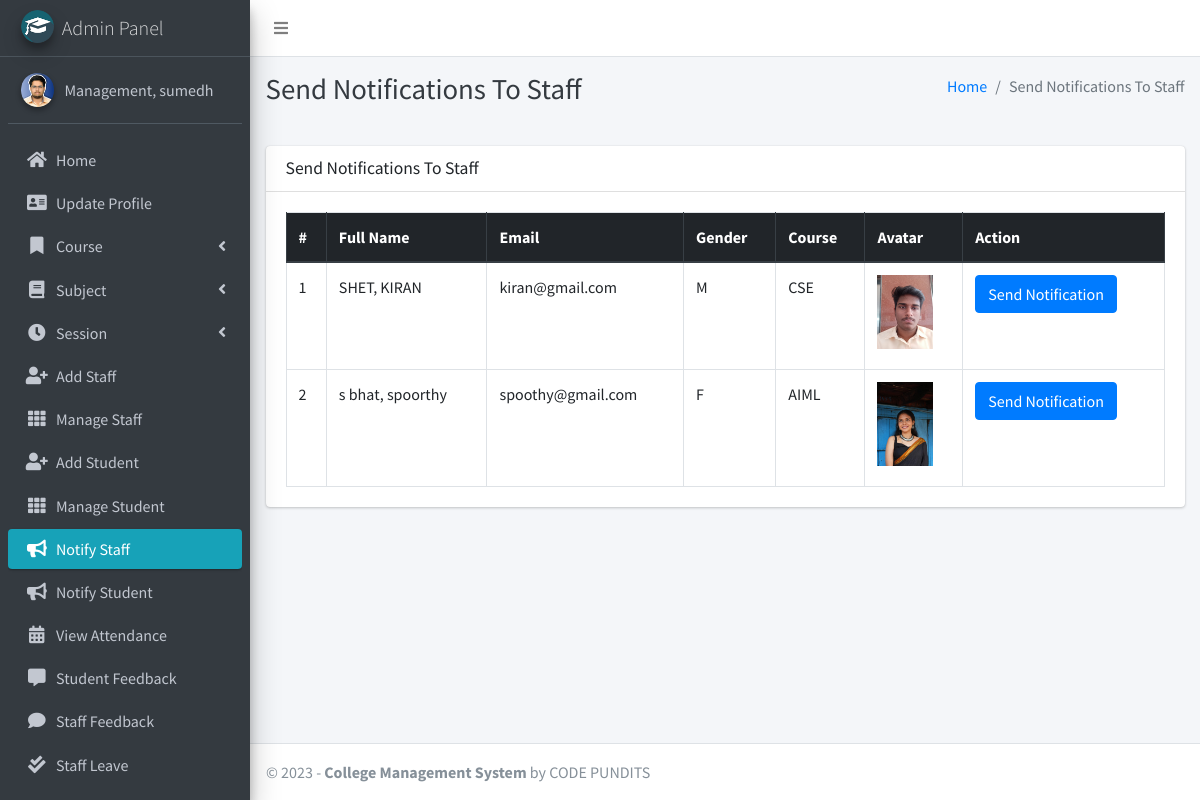
The page /admin_notify_staff (signed in) on the database its author committed.
### main_app/models.py (models this page shows, shortened)
class CustomUser(AbstractUser):
    USER_TYPE = ((1, "HOD"), (2, "Staff"), (3, "Student"))
    GENDER = [("M", "Male"), ("F", "Female")]
    username = None  # Removed username, using email instead
    email = models.EmailField(unique=True)
    user_type = models.CharField(default=1, choices=USER_TYPE, max_length=1)
    gender = models.CharField(max_length=1, choices=GENDER)
    profile_pic = models.ImageField()
    address = models.TextField()
    fcm_token = models.TextField(default="")  # For firebase notifications
    created_at = models.DateTimeField(auto_now_add=True)
    updated_at = models.DateTimeField(auto_now=True)
    USERNAME_FIELD = "email"
    REQUIRED_FIELDS = []
    objects = CustomUserManager()
    def __str__(self):
        return self.last_name + ", " + self.first_name

class Staff(models.Model):
    course = models.ForeignKey(Course, on_delete=models.DO_NOTHING, null=True, blank=False)
    admin = models.OneToOneField(CustomUser, on_delete=models.CASCADE)

class Course(models.Model):
    name = models.CharField(max_length=120)
    created_at = models.DateTimeField(auto_now_add=True)
    updated_at = models.DateTimeField(auto_now=True)

### main_app/hod_views.py (the view)
# urls.py: path("admin_notify_staff", hod_views.admin_notify_staff,
def admin_notify_staff(request):
    staff = CustomUser.objects.filter(user_type=2)
    context = {
        'page_title': "Send Notifications To Staff",
        'allStaff': staff
    }
    return render(request, "hod_template/staff_notification.html", context)

### main_app/templates/hod_template/staff_notification.html (shortened to what this page needs)
{% extends 'main_app/base.html' %}
{% load static %}
{% block page_title %}{{page_title}}{% endblock page_title %}
{% block content %}
<section class="content">
    <div class="container-fluid">
        <div class="row">
            <div class="col-md-12">
                <div class="card">
                    <div class="card-header">
                        <h3 class="card-title">{{page_title}}</h3>
                    </div>
                    <div class="card-body">
                        <table id="example2" class="table table-bordered table-hover">
                            <thead class="thead-dark">
                                <tr>
                                    <th>#</th>
                                    <th>Full Name</th>
                                    <th>Email</th>
                                    <th>Gender</th>
                                    <th>Course</th>
                                    <th>Avatar</th>
                                    <th>Action</th>
                                </tr>
                            </thead>
                            <tbody>
                                {% for staff in allStaff %}
                                <tr>
                                    <td>{{ forloop.counter }}</td>
                                    <td>{{staff.last_name}}, {{staff.first_name}}</td>
                                    <td>{{staff.email}}</td>
                                    <td>{{staff.gender}}</td>
                                    <td>{{staff.staff.course.name}}</td>
                                    <td>
                                        {% if staff.profile_pic == ""  %}
                                        No Image
                                        {% else %}
                                        <img class="img img-fluid mb-2" height="56" width="56"
                                            src="{{staff.profile_pic}}" alt="">
                                        {% endif %}
                                    </td>
                                    <td><button data-toggle = "modal" data-target = "#myModal"class="btn btn-primary show_notification" value="{{staff.id}}">Send Notification</button>
                                    </td>
                                </tr>
                                {% endfor %}
                            </tbody>
                        </table>
                    </div>
                </div>
            </div>
        </div>
    </div>
</section>
{% endblock content %}

### main_app/templates/main_app/base.html (shortened to what this page needs)
{% load static %}
<!DOCTYPE html>
<html>
<head>
    <link rel="stylesheet" href="{% static 'plugins/fontawesome-free/css/all.min.css'%} ">
    <link rel="stylesheet" href="https://code.ionicframework.com/ionicons/2.0.1/css/ionicons.min.css">
    <link rel="stylesheet"
        href="{% static 'plugins/tempusdominus-bootstrap-4/css/tempusdominus-bootstrap-4.min.css'%} ">
    <link rel="stylesheet" href="{% static 'plugins/icheck-bootstrap/icheck-bootstrap.min.css'%} ">
    <link rel="stylesheet" href="{% static 'dist/css/adminlte.min.css'%} ">
    <link rel="stylesheet" href="{% static 'plugins/overlayScrollbars/css/OverlayScrollbars.min.css'%} ">
    <link rel="stylesheet" href="{% static 'plugins/daterangepicker/daterangepicker.css'%} ">
</head>
<body class="hold-transition sidebar-mini layout-fixed">
    <div class="wrapper">
        <nav class="main-header navbar navbar-expand navbar-white navbar-light">
            <ul class="navbar-nav">
                <li class="nav-item">
                    <a class="nav-link" data-widget="pushmenu" href="#"><i class="fas fa-bars"></i></a>
                </li>
            </ul>
        </nav>
        {% include "main_app/sidebar_template.html" with user=user %}
        <div class="content-wrapper">
            <div class="content-header">
                <div class="container-fluid">
                    <div class="row mb-2">
                        <div class="col-sm-6">
                            <h1 class="m-0 text-dark">{% block page_title %}{% endblock page_title %}</h1>
                        </div>
                        <div class="col-sm-6">
                            <ol class="breadcrumb float-sm-right">
                                <li class="breadcrumb-item"><a href="#">Home</a></li>
                                <li class="breadcrumb-item active">{{ page_title }}</li>
                            </ol>
                        </div>
                    </div>
                </div>
            </div>
<section class="content">
    <div class="container-fluid">
        <div class="row">
            <div class="col-md-12">
            </div></div></div></section>
            {% block content %}
            {% endblock content %}
        </div>
        {% include "main_app/footer.html" %}
    </div>
</body>
</html>

### main_app/templates/main_app/sidebar_template.html (shortened to what this page needs)
{% load static %}
<aside class="main-sidebar sidebar-dark-info elevation-4">
    {% if request.user.user_type == '1' %}
    <a href="{% url 'admin_home' %}" class="brand-link">
        <img src="{% static 'dist/img/cmsl.png' %} " alt="AdminLTE Logo"
            class="brand-image img-circle elevation-3" >
        <span class="brand-text font-weight-light">Admin Panel</span>
    </a>
    <div class="sidebar">
        <div class="user-panel mt-3 pb-3 mb-3 d-flex">
            <div class="image">
                <img src="{{ request.user.profile_pic}}" class="img-circle elevation-2" alt="User Image">
            </div>
            <div class="info">
                <a href="#" class="d-block">{{user}}</a>
            </div>
        </div>
        <nav class="mt-2">
            <ul class="nav nav-pills nav-sidebar flex-column" data-widget="treeview" role="menu" data-accordion="false">
                <li class="nav-item">
                    {% url 'admin_home' as admin_home %}
                    <a href="{{admin_home}}" class="nav-link {% if admin_home == request.path %} active {% endif %}">
                        <i class="nav-icon fas fa-home"></i>
                        <p>
                            Home
                        </p>
                    </a>
                </li>
                <li class="nav-item">
                    {% url 'admin_view_profile' as admin_view_profile %}
                    <a href="{{admin_view_profile}}"
                        class="nav-link {% if admin_view_profile == request.path %} active {% endif %}">
                        <i class="nav-icon fas fa-address-card"></i>
                        <p>
                            Update Profile
                        </p>
                    </a>
                </li>
                <li class="nav-item has-treeview">
                    <a href="#" class="nav-link">
                        <i class="nav-icon fas fa-bookmark"></i>
                        <p>
                            Course
                            <i class="fas fa-angle-left right"></i>
                        </p>
                    </a>
                </li>
                <li class="nav-item has-treeview">
                    <a href="#" class="nav-link">
                        <i class="nav-icon fas fa-book"></i>
                        <p>
                            Subject
                            <i class="fas fa-angle-left right"></i>
                        </p>
                    </a>
                </li>
                <li class="nav-item has-treeview">
                    <a href="#" class="nav-link">
                        <i class="nav-icon fas fa-clock"></i>
                        <p>
                            Session
                            <i class="fas fa-angle-left right"></i>
                        </p>
                    </a>
                </li>
                <li class="nav-item">
                    {% url 'add_staff' as add_staff %}
                    <a href="{{add_staff}}" class="nav-link {% if add_staff == request.path %} active {% endif %}">
                        <i class="nav-icon fas fa-user-plus"></i>
                        <p>
                            Add Staff
                        </p>
                    </a>
                </li>
                <li class="nav-item">
                    {% url 'manage_staff' as manage_staff %}
                    {% url 'edit_staff' staff_id as edit_staff %}
                    <a href="{{manage_staff}}"
                        class="nav-link {% if manage_staff == request.path or request.path == edit_staff %} active {% endif %}">
                        <i class="nav-icon fas fa-th"></i>
                        <p>
                            Manage Staff
                        </p>
                    </a>
                </li>
                <li class="nav-item">
                    {% url 'add_student' as add_student%}
                    <a href="{{add_student}}" class="nav-link  {% if add_student == request.path %} active {% endif %}">
                        <i class="nav-icon fas fa-user-plus"></i>
                        <p>
                            Add Student
                        </p>
                    </a>
                </li>
                <li class="nav-item">
                    {% url 'manage_student' as manage_student %}
                    {% url 'edit_student' student_id as edit_student %}
                    <a href="{{manage_student}}"
                        class="nav-link  {% if edit_student == request.path or manage_student == request.path %} active {% endif %}">
                        <i class="nav-icon fas fa-th"></i>
                        <p>
                            Manage Student
                        </p>
                    </a>
                </li>
                <li class="nav-item">
                    {% url 'admin_notify_staff' as admin_notify_staff %}
                    <a href="{{admin_notify_staff}}"
                        class="nav-link {% if admin_notify_staff == request.path %} active {% endif %}">
                        <i class="nav-icon fas fa-bullhorn"></i>
                        <p>
                            Notify Staff
                        </p>
                    </a>
                </li>
                <li class="nav-item">
                    {% url 'admin_notify_student' as admin_notify_student %}
                    <a href="{{admin_notify_student}}"
                        class="nav-link {% if admin_notify_student == request.path %} active {% endif %}">
                        <i class="nav-icon fas fa-bullhorn"></i>
                        <p>
                            Notify Student
                        </p>
                    </a>
                </li>
                <li class="nav-item">
                    {% url 'admin_view_attendance' as admin_view_attendance %}
                <li class="nav-item">
                    <a href="{{admin_view_attendance}}"
                        class="nav-link  {% if admin_view_attendance == request.path %} active {% endif %}">
                        <i class="nav-icon fas fa-calendar-alt"></i>
                        <p>
                            View Attendance
                        </p>
                    </a>
                </li>
                <li class="nav-item">
                    {% url 'student_feedback_message' as student_feedback_message %}
                    <a href="{{ student_feedback_message }}"
                        class="nav-link  {% if student_feedback_message == request.path %} active {% endif %}">
                        <i class="nav-icon fas fa-comment-alt"></i>
                        <p>
                            Student Feedback
                        </p>
                    </a>
                </li>
                <li class="nav-item">
                    {% url 'staff_feedback_message' as staff_feedback_message %}
                    <a href="{{staff_feedback_message}}"
                        class="nav-link   {% if staff_feedback_message == request.path %} active {% endif %}">
                        <i class="nav-icon fas fa-comment"></i>
                        <p>
                            Staff Feedback
                        </p>
                    </a>
                </li>
                <li class="nav-item">
                    {% url 'view_staff_leave' as view_staff_leave %}
                    <a href="{{view_staff_leave}}"
                        class="nav-link  {% if view_staff_leave == request.path %} active {% endif %}">
                        <i class="nav-icon fas fa-check-double"></i>
                        <p>
                            Staff Leave
                        </p>
                    </a>
                </li>
                <li class="nav-item">
                    {% url 'view_student_leave' as view_student_leave %}
                    <a href="{% url 'view_student_leave' %}"
                        class="nav-link  {% if view_student_leave == request.path %} active {% endif %}">
                    </a>
                </li>
                                        {% endif %}
                                    </ul>
                                </nav>
                            </div>
</aside>

### main_app/templates/main_app/footer.html (shortened to what this page needs)
<footer class="main-footer">
  &copy; {% now "Y" %} - <strong>College Management System</strong>
  by CODE PUNDITS
</footer>

### rows shown on the page
CustomUser: last_name+first_name "Management, sumedh"
CustomUser: last_name "SHET", first_name "KIRAN", email "kiran@gmail.com", gender "M", staff.course.name "CSE", shows a picture
CustomUser: last_name "s bhat", first_name "spoorthy", email "spoothy@gmail.com", gender "F", staff.course.name "AIML", shows a picture

### other values the page prints
{{ page_title }} "Send Notifications To Staff"
